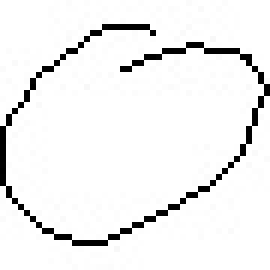
#> input picture dataset/0/0_46812.jpg, 45 x 45 px, found by its file name (shown 6 times larger); its folder holds only this picture in this run
$ jupyter execute --allow-errors 'Copy_of_Copy_of_EquationSolver_(1).ipynb'   (shell and % lines are left out)
#> lines starting #> are read from the running program, lines starting #| are printed output that depends on the picture; after the words box and inside, x2 and y2 are one past the last pixel; in counts of white or black regions, pixels touching at a corner belong together
<a href="https://colab.research.google.com/github/Taruna-07/drone/blob/master/Copy_of_Copy_of_EquationSolver_(1).ipynb" target="_parent"></a>

[cell 1]
# Importing Libraries
import numpy as np
import pandas as pd
import matplotlib.pyplot as ply
import cv2
import os
from os import listdir
from os.path import isfile,join
from PIL import Image

[cell 2]
# Creating function to load image
def load_images_from_folder(folder):
    train_data=[]
    for filename in os.listdir(folder):
        img=cv2.imread(os.path.join(folder,filename),cv2.IMREAD_GRAYSCALE)
        img=~img
        if img is not None:
            _,thresh=cv2.threshold(img,127,255,cv2.THRESH_BINARY)
            ctrs,_=cv2.findContours(thresh,cv2.RETR_EXTERNAL,cv2.CHAIN_APPROX_NONE)
            cnt=sorted(ctrs,key=lambda ctr:cv2.boundingRect(ctr)[0])
            w=int(28)
            h=int(28)
            maxi=0
            for c in cnt:
                x,y,w,h=cv2.boundingRect(c)
                maxi=max(w*h,maxi)
                if maxi==w*h:
                    x_max=x
                    y_max=y
                    h_max=h
                    w_max=w
            im_crop=thresh[y_max:y_max+h_max+10,x_max:x_max+w_max+10]
            im_resize=cv2.resize(im_crop,(28,28))
            im_resize=np.reshape(im_resize,(784,1))

            train_data.append(im_resize)
        return train_data

[cell 3]
# Loading the Dataset
data=[]

[cell 4]
from google.colab import drive
drive.mount('/content/drive')

[cell 5]
# assign "."-10

# Run this cell and select the file to be uploaded

from google.colab import files

uploaded = files.upload()
#> the answer given: 0_46812.jpg

for fn in uploaded.keys():
  print('User uploaded file "{name}" with length {length} bytes'.format(
      name=fn, length=len(uploaded[fn])))

#> (a cell that did not finish here is left out)

[cell 7]
# assign "."-11
data1=load_images_from_folder("C:/Handwritten-Equation-Solver-master/0")
#> in load_images_from_folder, img is the input picture: shape (45, 45); min 0, max 255, mean 240
#> in load_images_from_folder, `img=~img`:
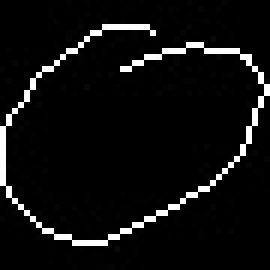
#> img: shape (45, 45) (shown 6 times larger); min 0, max 255, mean 15
#> in load_images_from_folder, `_,thresh=cv2.threshold(img,127,255,cv2.THRESH_BINARY)`: thresh: shape (45, 45); 5.7% white in thin lines or dots, all inside (x1, y1, x2, y2) = (0, 4, 45, 41)
#> in load_images_from_folder, `ctrs,_=cv2.findContours(thresh,cv2.RETR_EXTERNAL,cv2.CHAIN_APPROX_NONE)`: ctrs = 1 contour, all with area under 20
#> the loop in load_images_from_folder, `for c in cnt:` made 1 pass
#> (x, y, w, h, maxi, x_max, y_max, h_max) on pass 1: (0, 4, 45, 37, 1665, 0, 4, 37)
#> in load_images_from_folder, `im_crop=thresh[y_max:y_max+h_max+10,x_max:x_max+w_max+10]`:
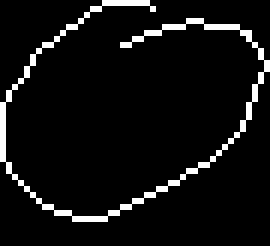
#> im_crop: shape (41, 45) (shown 6 times larger); 6.3% white in thin lines or dots
#> in load_images_from_folder, `im_resize=cv2.resize(im_crop,(28,28))`:
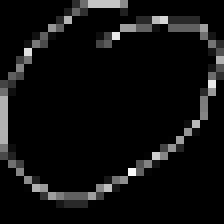
#> im_resize: shape (28, 28) (shown 8 times larger); min 0, max 250, mean 15.7
#> in load_images_from_folder, `im_resize=np.reshape(im_resize,(784,1))`: im_resize = 784 values, max 250 at index 604, min 0 at index 0, mean 15.67
#> data1 = 1 item
len(data)
for i in range(0,len(data1)):
    data1[i]=np.append(data1[i],["0"])
#> this loop made 1 pass
#> (the rest of this cell did not finish here and is left out)

#> (a cell that did not finish here is left out)

len(data)
for i in range(0,len(data2)):
    data2[i]=np.append(data2[i],["1"])
data=np.concatenate((data,data2))
print(len(data))

#> (a cell that did not finish here is left out)

len(data)
for i in range(0,len(data2)):
    data3[i]=np.append(data3[i],["2"])
data=np.concatenate((data,data3))
print(len(data))

#> (a cell that did not finish here is left out)

$ run again, on dataset/0/0_46853.jpg
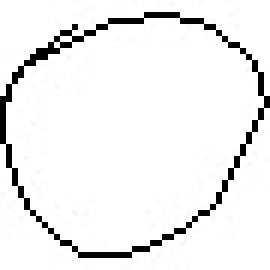
#> input picture dataset/0/0_46853.jpg, 45 x 45 px, found by its file name (shown 6 times larger)
#> in load_images_from_folder, img is the input picture: shape (45, 45); min 0, max 255, mean 238.7
#> thresh: shape (45, 45); 6.3% white in thin lines or dots
#> ctrs = 1 contour; box (x1, y1, x2, y2) and area: (0, 2, 45, 43) 1304
#> cnt has the same summary as ctrs
#> the loop in load_images_from_folder, `for c in cnt:` made 1 pass
#> (x, y, w, h, maxi, x_max, y_max, h_max) on pass 1: (0, 2, 45, 41, 1845, 0, 2, 41)
#> in load_images_from_folder, `im_crop=thresh[y_max:y_max+h_max+10,x_max:x_max+w_max+10]`:
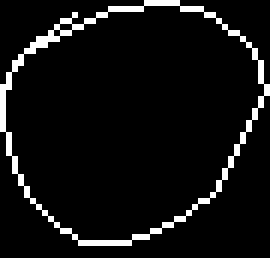
#> im_crop: shape (43, 45) (shown 6 times larger); 6.6% white in thin lines or dots
#> in load_images_from_folder, `im_resize=cv2.resize(im_crop,(28,28))`:
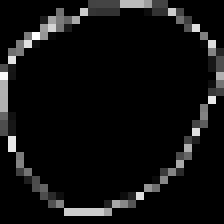
#> im_resize: shape (28, 28) (shown 8 times larger); min 0, max 255, mean 16.7
#> in load_images_from_folder, `im_resize=np.reshape(im_resize,(784,1))`: im_resize = 784 values, max 255 at index 116, min 0 at index 0, mean 16.66
#> data1 = 1 item
#> the loop `for i in range(0,len(data1)):` made 1 pass

$ run again, on dataset/0/0_46859.jpg
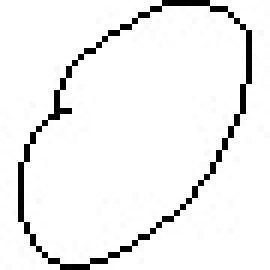
#> input picture dataset/0/0_46859.jpg, 45 x 45 px, found by its file name (shown 6 times larger)
#> in load_images_from_folder, img is the input picture: shape (45, 45); min 0, max 255, mean 240.1
#> thresh: shape (45, 45); 5.7% white in thin lines or dots, all inside (x1, y1, x2, y2) = (3, 0, 42, 45)
#> ctrs = 1 contour; box (x1, y1, x2, y2) and area: (3, 0, 42, 45) 1124
#> cnt has the same summary as ctrs
#> the loop in load_images_from_folder, `for c in cnt:` made 1 pass
#> (x, y, w, h, maxi, x_max, y_max, h_max) on pass 1: (3, 0, 39, 45, 1755, 3, 0, 45)
#> in load_images_from_folder, `im_crop=thresh[y_max:y_max+h_max+10,x_max:x_max+w_max+10]`:
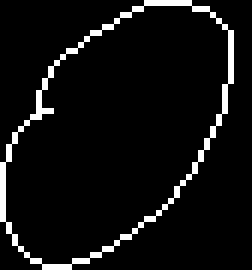
#> im_crop: shape (45, 42) (shown 6 times larger); 6.1% white in thin lines or dots
#> in load_images_from_folder, `im_resize=cv2.resize(im_crop,(28,28))`:
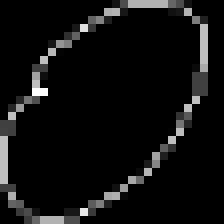
#> im_resize: shape (28, 28) (shown 8 times larger); min 0, max 254, mean 15.9
#> in load_images_from_folder, `im_resize=np.reshape(im_resize,(784,1))`: im_resize = 784 values, max 254 at index 312, min 0 at index 0, mean 15.93
#> data1 = 1 item
#> the loop `for i in range(0,len(data1)):` made 1 pass

$ run again, on dataset/0/0_46910.jpg
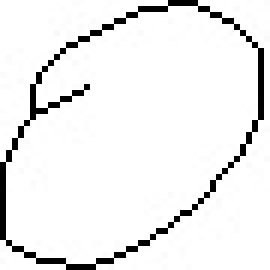
#> input picture dataset/0/0_46910.jpg, 45 x 45 px, found by its file name (shown 6 times larger)
#> in load_images_from_folder, img is the input picture: shape (45, 45); min 0, max 255, mean 238.2
#> in load_images_from_folder, `img=~img`:
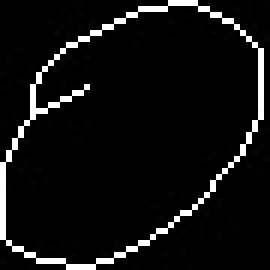
#> img: shape (45, 45) (shown 6 times larger); min 0, max 255, mean 16.8
#> thresh: shape (45, 45); 6.5% white in thin lines or dots
#> ctrs = 1 contour; box (x1, y1, x2, y2) and area: (0, 0, 44, 45) 1342
#> cnt has the same summary as ctrs
#> the loop in load_images_from_folder, `for c in cnt:` made 1 pass
#> (x, y, w, h, maxi, x_max, y_max, h_max) on pass 1: (0, 0, 44, 45, 1980, 0, 0, 45)
#> in load_images_from_folder, `im_resize=cv2.resize(im_crop,(28,28))`:
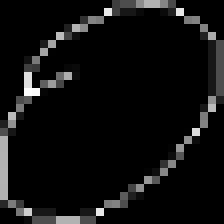
#> im_resize: shape (28, 28) (shown 8 times larger); min 0, max 254, mean 16
#> in load_images_from_folder, `im_resize=np.reshape(im_resize,(784,1))`: im_resize = 784 values, max 254 at index 311, min 0 at index 0, mean 15.96
#> data1 = 1 item
#> the loop `for i in range(0,len(data1)):` made 1 pass
